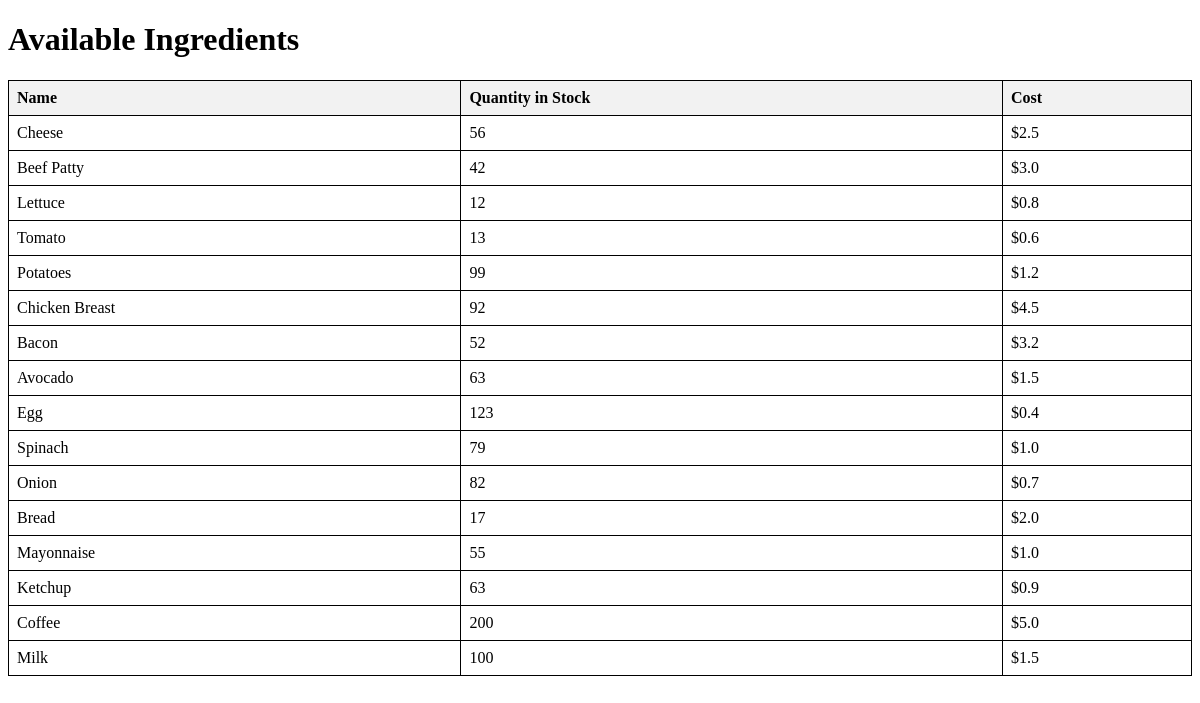
/ingredients_list, run on an earlier commit of the app's database.
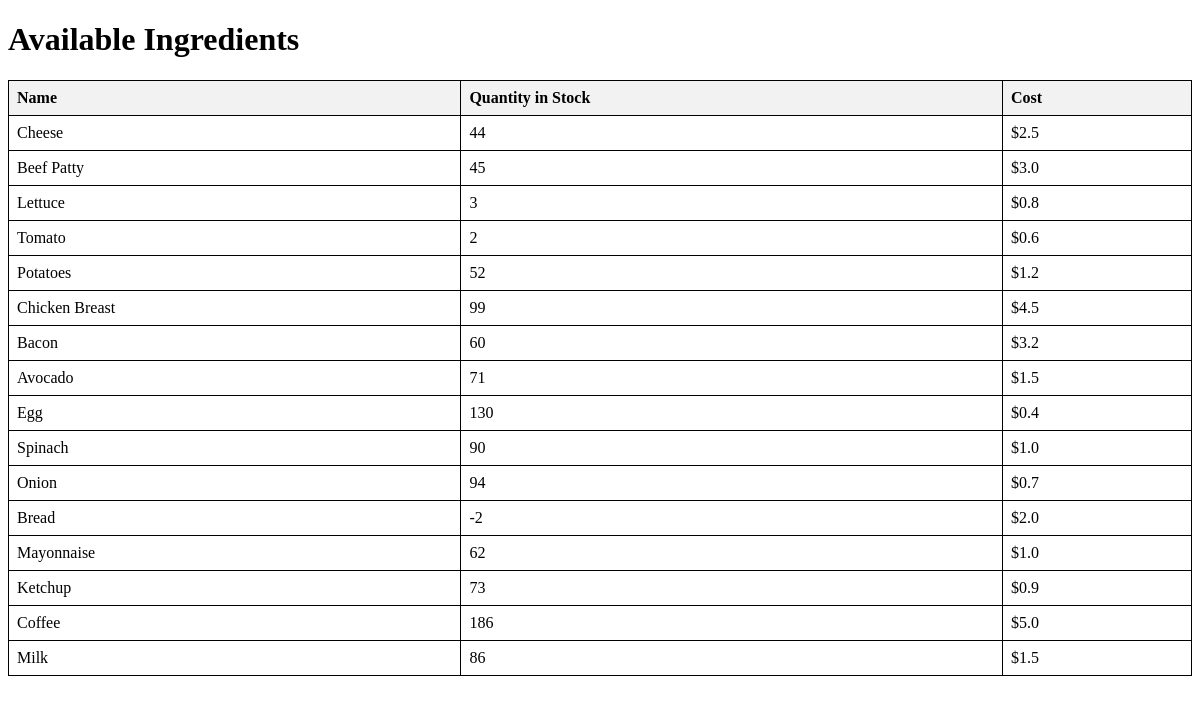
And on a later commit of the database.
### restaurant/models.py (models this page shows, shortened)
class Ingredient(models.Model):
    name = models.CharField(max_length=100)
    quantity_in_stock = models.IntegerField(help_text="Quantity available in stock")
    cost = models.FloatField(default=0.0, null=False, blank=False)

### restaurant/views.py (the view)
# urls.py: path("ingredients_list", views.ingredients_list, name='ingredients_list'),
def ingredients_list(request):
    ingredients = Ingredient.objects.all()  # Fetch all ingredients from the database
    return render(request, 'restaurant/ingredients_list.html', {'ingredients': ingredients})

### restaurant/templates/restaurant/ingredients_list.html (shortened to what this page needs)
<!DOCTYPE html>
<html lang="en">
<head>
</head>
<body>
<h1>Available Ingredients</h1>
<table>
    <thead>
        <tr>
            <th>Name</th>
            <th>Quantity in Stock</th>
            <th>Cost</th>
        </tr>
    </thead>
    <tbody>
        {% for ingredient in ingredients %}
        <tr>
            <td>{{ ingredient.name }}</td>
            <td>{{ ingredient.quantity_in_stock }}</td>
            <td>${{ ingredient.cost }}</td>
        </tr>
        {% empty %}
        <tr>
            <td colspan="3">No ingredients available.</td>
        </tr>
        {% endfor %}
    </tbody>
</table>
</body>
</html>

What changed in the data, as far as the page shows it:
changed Ingredient "Cheese": quantity_in_stock "56" → "44"
changed Ingredient "Beef Patty": quantity_in_stock "42" → "45"
changed Ingredient "Lettuce": quantity_in_stock "12" → "3"
changed Ingredient "Tomato": quantity_in_stock "13" → "2"
changed Ingredient "Potatoes": quantity_in_stock "99" → "52"
changed Ingredient "Chicken Breast": quantity_in_stock "92" → "99"
changed Ingredient "Bacon": quantity_in_stock "52" → "60"
changed Ingredient "Avocado": quantity_in_stock "63" → "71"
changed Ingredient "Egg": quantity_in_stock "123" → "130"
changed Ingredient "Spinach": quantity_in_stock "79" → "90"
changed Ingredient "Onion": quantity_in_stock "82" → "94"
changed Ingredient "Bread": quantity_in_stock "17" → "-2"
changed Ingredient "Mayonnaise": quantity_in_stock "55" → "62"
changed Ingredient "Ketchup": quantity_in_stock "63" → "73"
changed Ingredient "Coffee": quantity_in_stock "200" → "186"
changed Ingredient "Milk": quantity_in_stock "100" → "86"
